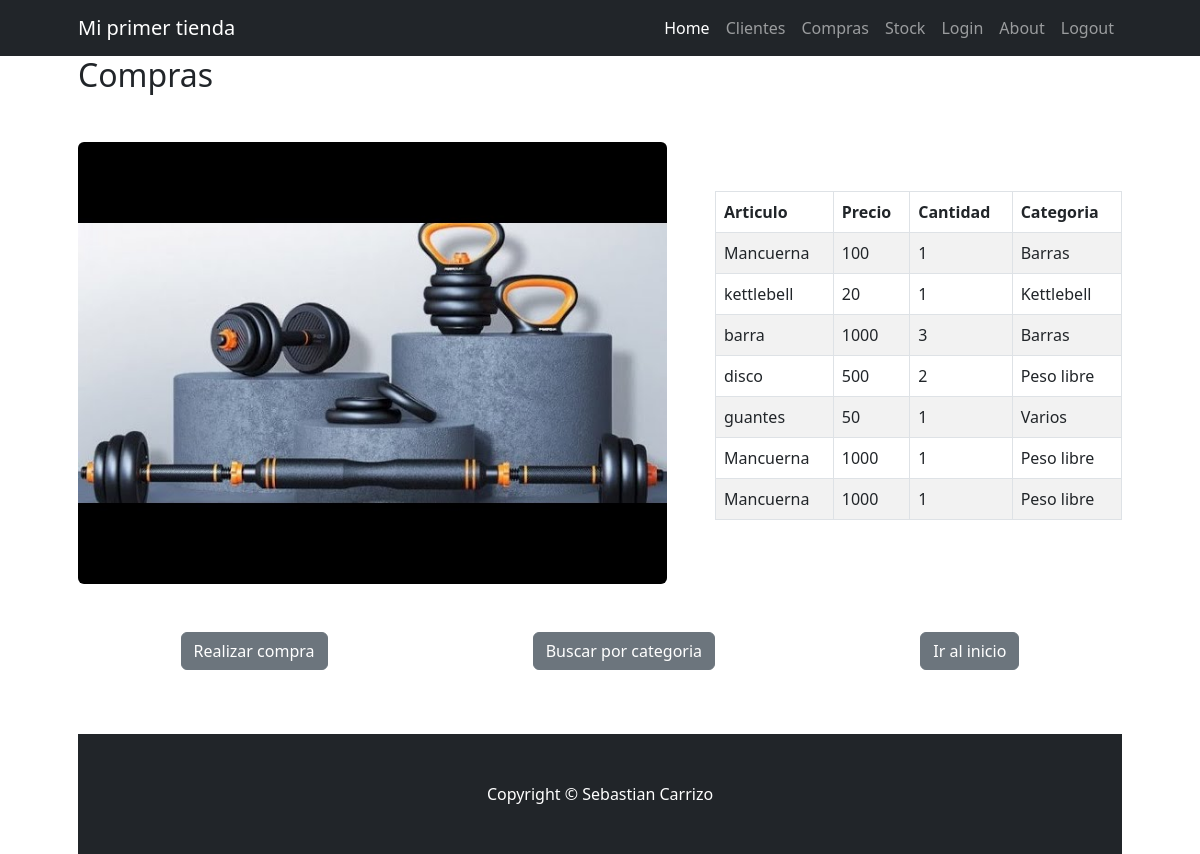
The app's page /compras/ with its own data.
### compras/models.py (models this page shows, shortened)
class Compras(models.Model):
    articulo = models.CharField(max_length=100)
    precio = models.IntegerField()
    cantidad = models.IntegerField()
    categoria_id = models.ForeignKey(Categoria, on_delete=models.SET_NULL, null=True, blank=True)

class Categoria(models.Model):
    categoria = models.CharField(max_length=100)
    def __str__(self) -> str:
        return self.categoria

### compras/views.py (the view)
# urls.py: path("", views.index, name="index"),
def index(request):
    compras = Compras.objects.all()
    return render(request, "compras/index.html", {"compras": compras})

### compras/templates/compras/index.html
{% extends "home/base.html" %}
{% load static %}
{% block title %}
    <h2>Compras</h2>
{% endblock title %}
{% block content %}
    <div class="row gx-4 gx-lg-5 align-items-center my-5">
        <div class="col-lg-7">
            <img class="img-fluid rounded mb-4 mb-lg-0"
                 src=" {% static 'home/img/compras1.jpeg' %}" />
        </div>
        <div class="col-lg-5">
            <table class="table table-striped table-bordered">
                <thead>
                    <tr>
                        <th>Articulo</th>
                        <th>Precio</th>
                        <th>Cantidad</th>
                        <th>Categoria</th>
                    </tr>
                </thead>
                <tbody>
                    {% for compras in compras %}
                        <tr>
                            <td>{{ compras.articulo }}</td>
                            <td>{{ compras.precio }}</td>
                            <td>{{ compras.cantidad }}</td>
                            <td>{{ compras.categoria_id }}</td>
                        </tr>
                    {% empty %}
                        <tr>
                            <td colspan="3">No se encontraron resultados.</td>
                        </tr>
                    {% endfor %}
                </tbody>
            </table>
        </div>
        <div class="btn-group d-flex justify-content-around mt-5">
            <p>
                <a class="btn btn-secondary" href="{% url 'compras:crear' %}">Realizar compra</a>
            </p>
            <p>
                <a class="btn btn-secondary" href="{% url 'compras:buscar' %}">Buscar por categoria</a>
            </p>
            <p>
                <a class="btn btn-secondary" href="{% url 'home:index' %}">Ir al inicio</a>
            </p>
        </div>
    </div>
{% endblock content %}

### records on screen
Compras: articulo "Mancuerna", precio "100", cantidad "1", categoria_id "Barras"
Compras: articulo "kettlebell", precio "20", cantidad "1", categoria_id "Kettlebell"
Compras: articulo "barra", precio "1000", cantidad "3", categoria_id "Barras"
Compras: articulo "disco", precio "500", cantidad "2", categoria_id "Peso libre"
Compras: articulo "guantes", precio "50", cantidad "1", categoria_id "Varios"
Compras: articulo "Mancuerna", precio "1000", cantidad "1", categoria_id "Peso libre"
Compras: articulo "Mancuerna", precio "1000", cantidad "1", categoria_id "Peso libre"
